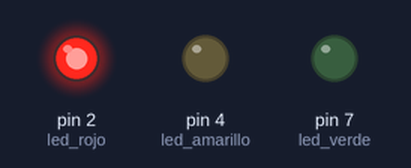
Simulated run of this sketch. Board: Arduino Uno, built with avr-gcc and run on an emulated ATmega328P. On the bench: output pins drawn as LEDs (lit = HIGH).

Above: at 0.02 s.
At 0.72 s:
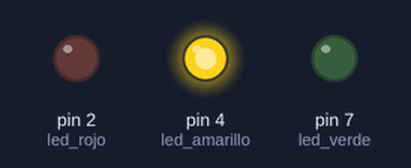
At 1.47 s:
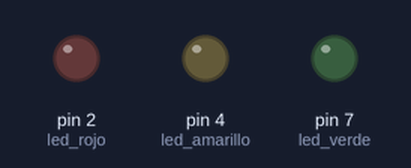
At 2.92 s:
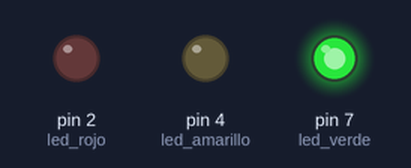
Timing chart, 0 to 3.2 s (numbered marks = the images above):
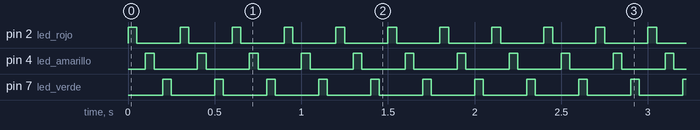

Measured:
- by itself, pin 2 (led_rojo), pin 4 (led_amarillo), pin 7 (led_verde): alternates HIGH for 0.05 s and LOW for 0.25 s

The sketch:

ledsemaforo.ino
```cpp
int led_rojo = 2;
int led_amarillo = 4;
int led_verde = 7;
void setup() {
  // put your setup code here, to run once:
pinMode(led_rojo,OUTPUT);
pinMode(led_amarillo,OUTPUT);
pinMode(led_verde,OUTPUT);
}

void loop() {
  // put your main code here, to run repeatedly:
digitalWrite(led_rojo,HIGH);
delay(50);//tiempo de espera
digitalWrite(led_rojo,LOW);
delay(50);
digitalWrite(led_amarillo,HIGH);
delay(50);//tiempo de espera
digitalWrite(led_amarillo,LOW);
delay(50);
digitalWrite(led_verde,HIGH);
delay(50);//tiempo de espera
digitalWrite(led_verde,LOW);
delay(50);
}
```
